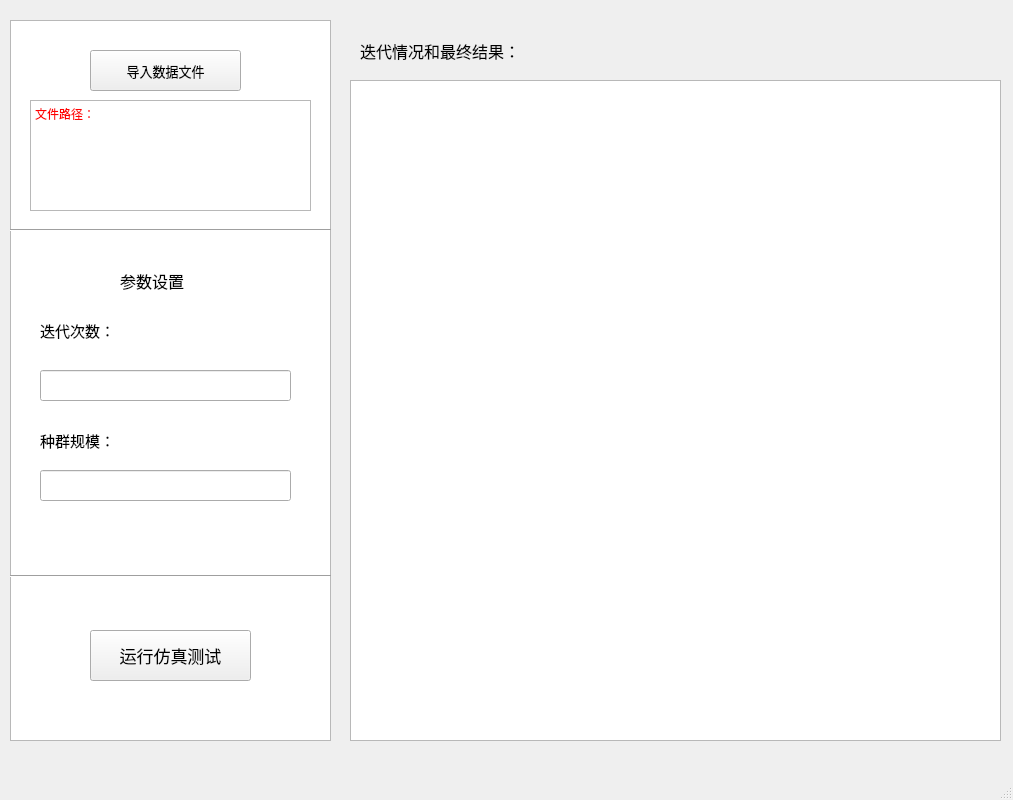
<?xml version="1.0" encoding="UTF-8"?>
<ui version="4.0">
 <class>MainWindow</class>
 <widget class="QMainWindow" name="MainWindow">
  <property name="geometry">
   <rect>
    <x>0</x>
    <y>0</y>
    <width>1013</width>
    <height>800</height>
   </rect>
  </property>
  <property name="windowTitle">
   <string>基于混合粒子群算法求解TSP问题的仿真实验程序</string>
  </property>
  <property name="autoFillBackground">
   <bool>false</bool>
  </property>
  <property name="styleSheet">
   <string notr="true"/>
  </property>
  <widget class="QWidget" name="centralwidget">
   <widget class="QPushButton" name="btn_readFile">
    <property name="geometry">
     <rect>
      <x>90</x>
      <y>50</y>
      <width>151</width>
      <height>41</height>
     </rect>
    </property>
    <property name="font">
     <font>
      <pointsize>10</pointsize>
     </font>
    </property>
    <property name="text">
     <string>导入数据文件</string>
    </property>
   </widget>
   <widget class="QLabel" name="label">
    <property name="geometry">
     <rect>
      <x>120</x>
      <y>260</y>
      <width>91</width>
      <height>41</height>
     </rect>
    </property>
    <property name="font">
     <font>
      <pointsize>12</pointsize>
      <weight>50</weight>
      <bold>false</bold>
     </font>
    </property>
    <property name="text">
     <string>参数设置</string>
    </property>
   </widget>
   <widget class="QLabel" name="label_2">
    <property name="geometry">
     <rect>
      <x>40</x>
      <y>320</y>
      <width>91</width>
      <height>21</height>
     </rect>
    </property>
    <property name="font">
     <font>
      <pointsize>11</pointsize>
     </font>
    </property>
    <property name="text">
     <string>迭代次数：</string>
    </property>
   </widget>
   <widget class="QLabel" name="label_3">
    <property name="geometry">
     <rect>
      <x>40</x>
      <y>430</y>
      <width>91</width>
      <height>21</height>
     </rect>
    </property>
    <property name="font">
     <font>
      <pointsize>11</pointsize>
     </font>
    </property>
    <property name="text">
     <string>种群规模：</string>
    </property>
   </widget>
   <widget class="QLineEdit" name="lineEdit">
    <property name="geometry">
     <rect>
      <x>40</x>
      <y>370</y>
      <width>251</width>
      <height>31</height>
     </rect>
    </property>
   </widget>
   <widget class="QLineEdit" name="lineEdit_2">
    <property name="geometry">
     <rect>
      <x>40</x>
      <y>470</y>
      <width>251</width>
      <height>31</height>
     </rect>
    </property>
   </widget>
   <widget class="QPushButton" name="btn_runTest">
    <property name="geometry">
     <rect>
      <x>90</x>
      <y>630</y>
      <width>161</width>
      <height>51</height>
     </rect>
    </property>
    <property name="font">
     <font>
      <pointsize>13</pointsize>
     </font>
    </property>
    <property name="text">
     <string>运行仿真测试</string>
    </property>
   </widget>
   <widget class="QTextEdit" name="textEdit">
    <property name="geometry">
     <rect>
      <x>350</x>
      <y>80</y>
      <width>651</width>
      <height>661</height>
     </rect>
    </property>
    <property name="minimumSize">
     <size>
      <width>400</width>
      <height>190</height>
     </size>
    </property>
    <property name="styleSheet">
     <string notr="true">font-size:20px;</string>
    </property>
    <property name="html">
     <string>&lt;!DOCTYPE HTML PUBLIC &quot;-//W3C//DTD HTML 4.0//EN&quot; &quot;http://www.w3.org/TR/REC-html40/strict.dtd&quot;&gt;
&lt;html&gt;&lt;head&gt;&lt;meta name=&quot;qrichtext&quot; content=&quot;1&quot; /&gt;&lt;style type=&quot;text/css&quot;&gt;
p, li { white-space: pre-wrap; }
&lt;/style&gt;&lt;/head&gt;&lt;body style=&quot; font-family:'SimSun'; font-size:20px; font-weight:400; font-style:normal;&quot;&gt;
&lt;p style=&quot;-qt-paragraph-type:empty; margin-top:0px; margin-bottom:0px; margin-left:0px; margin-right:0px; -qt-block-indent:0; text-indent:0px;&quot;&gt;&lt;br /&gt;&lt;/p&gt;&lt;/body&gt;&lt;/html&gt;</string>
    </property>
   </widget>
   <widget class="QTextEdit" name="textEdit_2">
    <property name="geometry">
     <rect>
      <x>10</x>
      <y>20</y>
      <width>321</width>
      <height>721</height>
     </rect>
    </property>
    <property name="minimumSize">
     <size>
      <width>300</width>
      <height>190</height>
     </size>
    </property>
    <property name="styleSheet">
     <string notr="true">font-size:20px</string>
    </property>
    <property name="html">
     <string>&lt;!DOCTYPE HTML PUBLIC &quot;-//W3C//DTD HTML 4.0//EN&quot; &quot;http://www.w3.org/TR/REC-html40/strict.dtd&quot;&gt;
&lt;html&gt;&lt;head&gt;&lt;meta name=&quot;qrichtext&quot; content=&quot;1&quot; /&gt;&lt;style type=&quot;text/css&quot;&gt;
p, li { white-space: pre-wrap; }
&lt;/style&gt;&lt;/head&gt;&lt;body style=&quot; font-family:'SimSun'; font-size:20px; font-weight:400; font-style:normal;&quot;&gt;
&lt;p style=&quot;-qt-paragraph-type:empty; margin-top:0px; margin-bottom:0px; margin-left:0px; margin-right:0px; -qt-block-indent:0; text-indent:0px;&quot;&gt;&lt;br /&gt;&lt;/p&gt;&lt;/body&gt;&lt;/html&gt;</string>
    </property>
   </widget>
   <widget class="Line" name="line">
    <property name="geometry">
     <rect>
      <x>10</x>
      <y>566</y>
      <width>321</width>
      <height>20</height>
     </rect>
    </property>
    <property name="orientation">
     <enum>Qt::Horizontal</enum>
    </property>
   </widget>
   <widget class="Line" name="line_2">
    <property name="geometry">
     <rect>
      <x>10</x>
      <y>220</y>
      <width>321</width>
      <height>20</height>
     </rect>
    </property>
    <property name="orientation">
     <enum>Qt::Horizontal</enum>
    </property>
   </widget>
   <widget class="QTextEdit" name="textEdit_3">
    <property name="geometry">
     <rect>
      <x>30</x>
      <y>100</y>
      <width>281</width>
      <height>111</height>
     </rect>
    </property>
    <property name="styleSheet">
     <string notr="true">color:red</string>
    </property>
    <property name="html">
     <string>&lt;!DOCTYPE HTML PUBLIC &quot;-//W3C//DTD HTML 4.0//EN&quot; &quot;http://www.w3.org/TR/REC-html40/strict.dtd&quot;&gt;
&lt;html&gt;&lt;head&gt;&lt;meta name=&quot;qrichtext&quot; content=&quot;1&quot; /&gt;&lt;style type=&quot;text/css&quot;&gt;
p, li { white-space: pre-wrap; }
&lt;/style&gt;&lt;/head&gt;&lt;body style=&quot; font-family:'SimSun'; font-size:9pt; font-weight:400; font-style:normal;&quot;&gt;
&lt;p style=&quot; margin-top:0px; margin-bottom:0px; margin-left:0px; margin-right:0px; -qt-block-indent:0; text-indent:0px;&quot;&gt;文件路径：&lt;/p&gt;&lt;/body&gt;&lt;/html&gt;</string>
    </property>
   </widget>
   <widget class="QLabel" name="label_4">
    <property name="geometry">
     <rect>
      <x>360</x>
      <y>30</y>
      <width>261</width>
      <height>41</height>
     </rect>
    </property>
    <property name="font">
     <font>
      <pointsize>12</pointsize>
      <weight>50</weight>
      <bold>false</bold>
     </font>
    </property>
    <property name="text">
     <string>迭代情况和最终结果：</string>
    </property>
   </widget>
   <zorder>textEdit_2</zorder>
   <zorder>btn_readFile</zorder>
   <zorder>label</zorder>
   <zorder>label_2</zorder>
   <zorder>label_3</zorder>
   <zorder>lineEdit</zorder>
   <zorder>lineEdit_2</zorder>
   <zorder>btn_runTest</zorder>
   <zorder>textEdit</zorder>
   <zorder>line</zorder>
   <zorder>line_2</zorder>
   <zorder>textEdit_3</zorder>
   <zorder>label_4</zorder>
  </widget>
  <widget class="QMenuBar" name="menubar">
   <property name="geometry">
    <rect>
     <x>0</x>
     <y>0</y>
     <width>1013</width>
     <height>26</height>
    </rect>
   </property>
  </widget>
  <widget class="QStatusBar" name="statusbar"/>
 </widget>
 <resources/>
 <connections/>
</ui>
